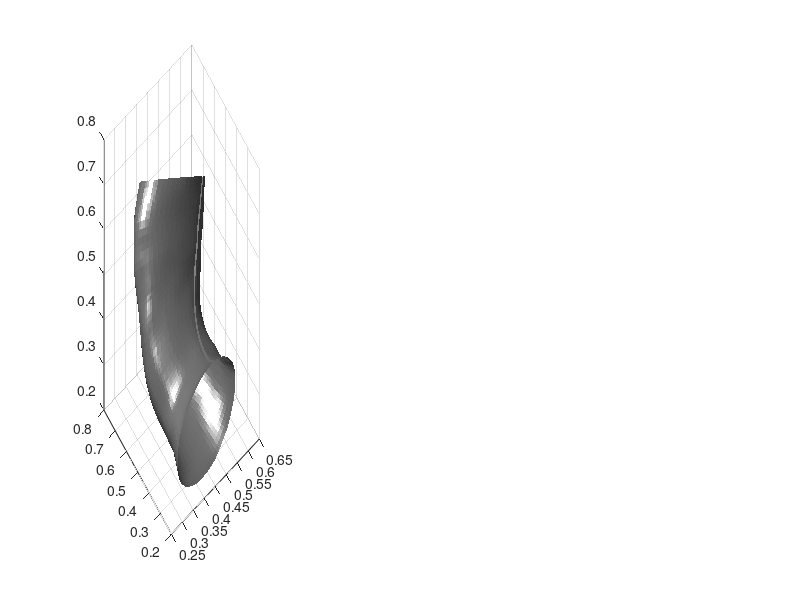

The MATLAB source for this figure: (Note: this script raises an error after producing the figure.)
% Andrew Brown Lab 10 Script 2

clc
clear
close all

% Practice with surf

%Read in the given data
x=dlmread('srfX.txt');
y=dlmread('srfY.txt');
z=dlmread('srfZ.txt');

%plot the surface with the given surf data
subplot(1,3,1)
surf(x,y,z,'Facecolor',[0.5,0.5,0.5],'Edgecolor','none')
camlight left %left lighting
lighting phong %phong lighting
axis equal
title('Original Surface')

%plot the average of the circles of the given data
subplot(1,3,2)
xs=mean(x); %avg of x vals
ys=mean(y); %avg of y vals
zs=mean(y); %avg of z vals
plot3(xs,ys,zs,'Linewidth',1.2) %plot a 3D line
axis equal
title('Centerline')

%plot both the line and the surface (transparent)
subplot(1,3,3)
surf(x,y,z,'Facecolor','k','Edgecolor','none') %plot surface
alpha(0.2) %make surface transparent
hold on
plot3(xs,ys,zs,'k','Linewidth',4) %plot line
camlight left %left lgihting
lighting phong %phong lghting
axis equal
title('Surface with Centerline')
